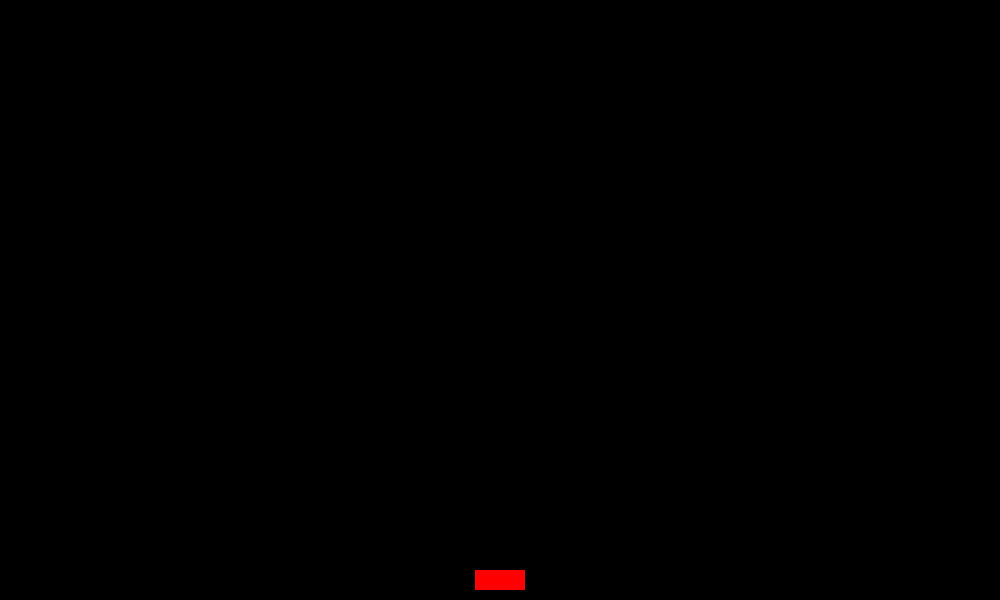
Frame 1 (no input)
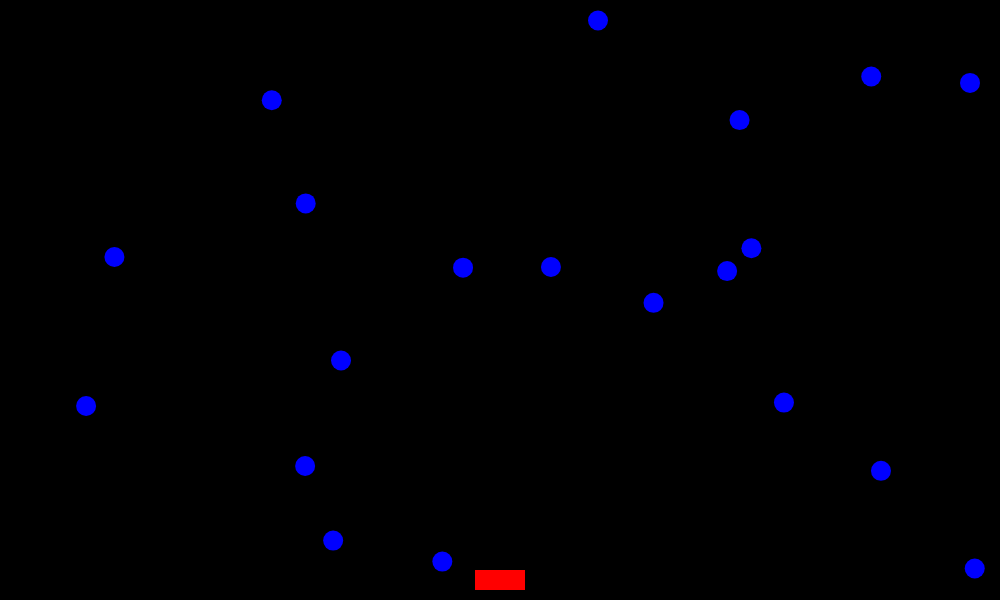
Frame 60 (no input)
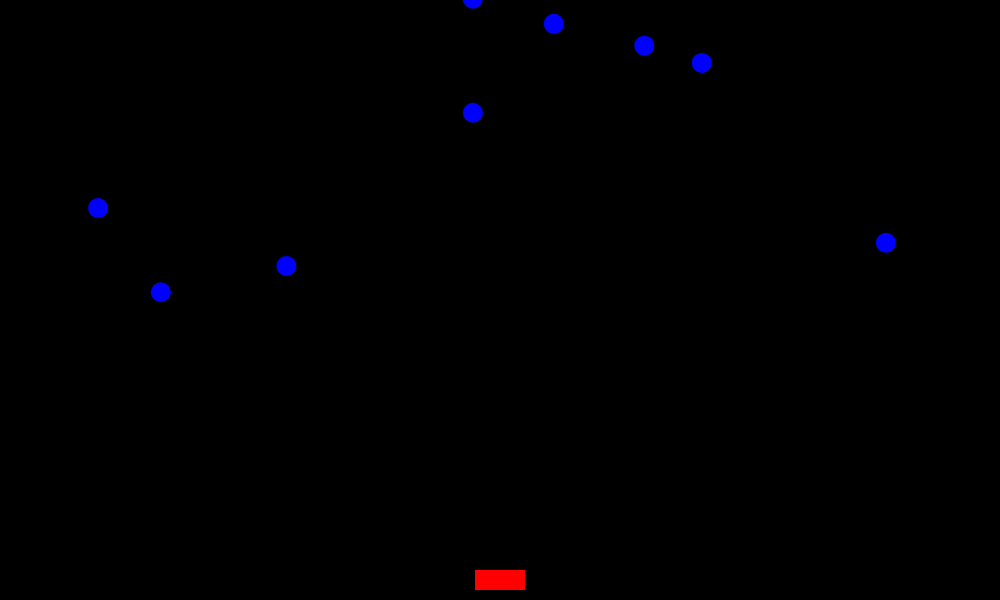
Frame 120 (the mouse pressed at the canvas centre since frame 60)

The p5.js sketch that drew these frames (run headless with seeded random() and noise() and a simulated clock; from frame 60 on, the mouse is pressed at the canvas centre):

// p5.js sketch
// ── sketch.js
// inicializas el array
var balls = [];
var total = 20;
var paddle;
var score = 0;
var lives = 3;

// 001
function setup() {
  // elementos del inicio
	createCanvas(1000,600);
  // function with an array
  for (var i=0; i<total; i++) {
    // every time value ball --> we add a new instance of the object
    balls[i] = new Ball(paddle);
  }
  // capital P to denote the name of the class
  // lowercase P to denote the instance of the class
  paddle = new Paddle();
}

// 002
// los elementos que van a aparecer y su interacción
function draw() {
  background(0);
  for (var i=0; i<balls.length; i++){
    balls[i].update();
    balls[i].render();
  }

  paddle.update();
  paddle.render();
}

// 005
function keyPressed() {
  if (keyCode === LEFT_ARROW){
    paddle.moveLeft();
  } else if (keyCode === RIGHT_ARROW){
    paddle.moveRight();
  }
}

// LOS OBJETOS DEL JUEGO
// 003
// objeto inicial con variables, por si las quieres cambiar luego
// 006 paddle introducido como argumento --> collision detection


//004 OBJECT PADDLE
function Paddle() {
  this.width = 50;
  this.height = 20;
  this.speed = 50;
  this.x = width/2 - this.width/2;
  this.y = height - 30;
  // implementar color
  this.color = color(255,0,0);

  this.update = function(){

  }

  // 009 MÉTODO : SCORE
  this.score = function() {
    // hacemos referencia directamente a la instancia, no al constructor
    paddle.color = color(0,255,0);
  }

  // 010 MÉTODO : HIT
  this.hit = function() {
    this.color = color(255, 255, 0);
  }

  // MÉTODO: lo que se dibuja
  this.render = function(){
    fill(this.color);
    rect(this.x, this.y, this.width, this.height);
    this.color = color(255,0,0);
  }

  this.moveRight = function(){
    this.x += this.speed;
    if (this.x + this.width > width){
      this.x = width - this.width;
    }
  }

  this.moveLeft = function(){
    this.x -= this.speed;
    if (this.x < 0){
      this.x = 0;
    }
  }
}

function Ball(paddle) {
  // en el caso que haya varios paddles this.paddle --> decouple ball from paddle
  this.paddle = new Paddle;
  this.size = 20;
  this.speed = 10;
  // 011 poison balls, less than 5 in 100 numbers
  this.bad = (random(0, 100) < 5);

  // método que inicializa la ball con RANDOM
  this.init = function() {
    this.y = random(-height,-20);
    this.x = random(20, width-20);
  }

  // método para que aparezca la ball
  this.render = function() {
    if (this.bad){
      fill(255, 0, 0);
    } else {
    fill(0,0,255);
    }

    noStroke();
    // hacerlo totalmente relativo
    ellipse(this.x, this.y, this.size, this.size);
  }

  // método update nos dice que cuando la ball llega llegue más bajo que la altura de la pantalla: generar una nueva ball
  this.update = function() {
    this.y += this.speed;

    // 007
    // function to test the paddle collision
    this.testPaddle();

    if (this.y - this.size > height){
      this.init();
    }
  }

  //008 implementamos el testPaddle fuera para mantener el this.update más concentrado
  this.testPaddle = function() {

    // inicial code
    //  if (this.y + this.size/2 > this.paddle.y && this.y - this.size/2 < this.paddle.y + this.paddle.height)

    // this.y + this.size/2 > this.paddle.y
    // y position of ball + half size is greater than paddle y value (= top of paddle)
    // that means that the ball is in the range to strike the top of the paddle

    // this.y - this.size/2 < this.paddle.y + this.paddle.height
    // y position - size/2 = top of the ball is less than the bottom of the paddle

   // console.log(this.paddle);

    var top = (this.y + this.size/2 > this.paddle.y);
    var bottom = (this.y - this.size/2 < this.paddle.y + this.paddle.height);
    var left = (this.x + this.size/2 > this.paddle.x);
    var right = (this.x - this.size/2 < this.paddle.x + this.paddle.width);

    if (top && bottom && left && right){

      if(this.bad){
        this.paddle.hit();
        lives --;
      } else {
      this.paddle.score();
      score ++;
      console.log(score);
      }

      this.init();
      //this.speed = 0;
    }
  }

// METHOD AT THE END: so that it gets defined before it is called
  this.init();
}

console.log("https://www.kadenze.com/courses/introduction-to-programming-for-the-visual-arts-with-p5-js-vi/sessions/synthesis-b-game");
